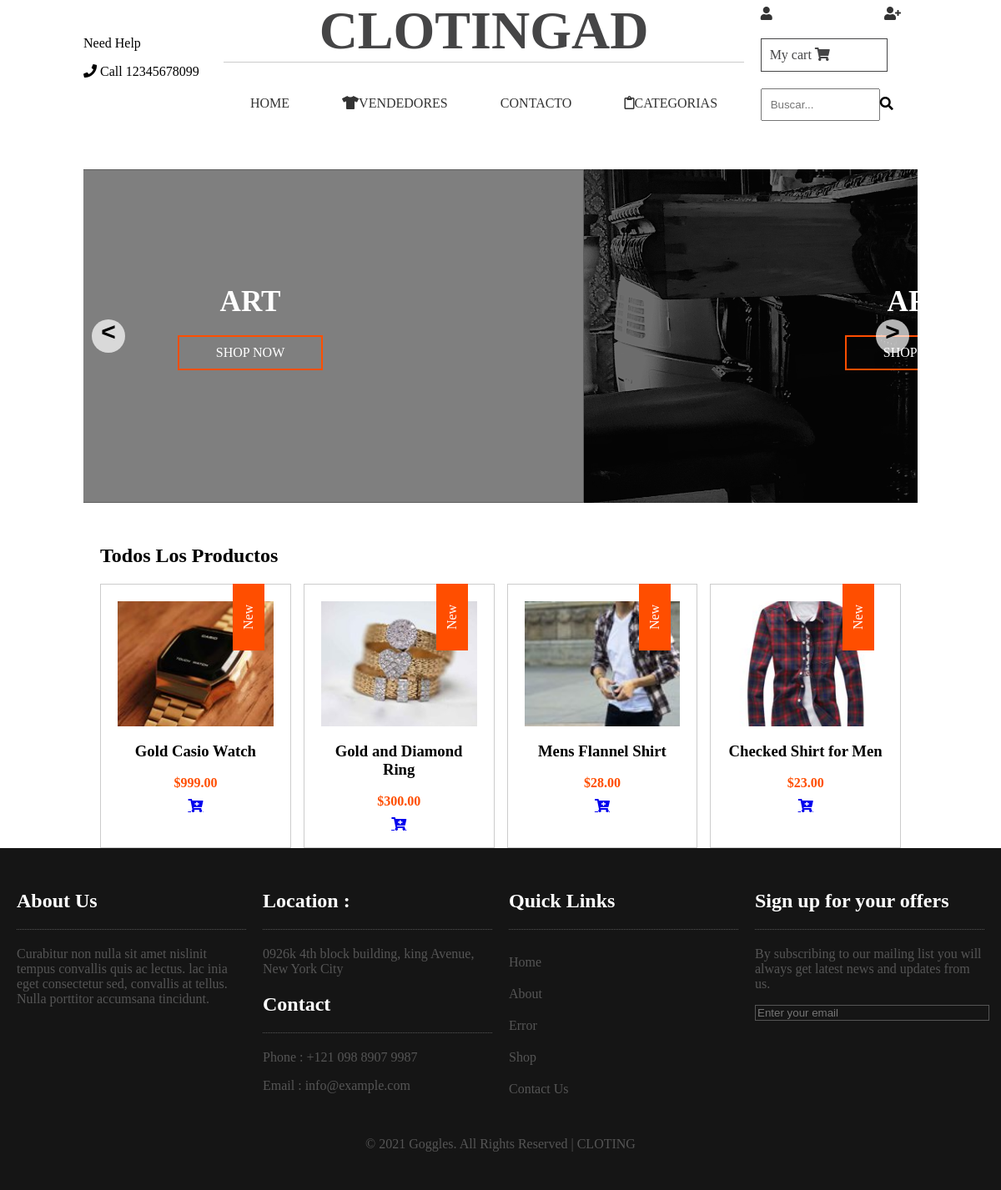
The page / on the database its author committed.
### product/models.py (models this page shows, shortened)
class Product(models.Model):
    category = models.ForeignKey(Category, related_name='products', on_delete=models.CASCADE)
    vendor = models.ForeignKey(Vendor, related_name="products", on_delete=models.CASCADE)
    title = models.CharField(max_length=50)
    slug = models.SlugField(max_length=55)
    description = models.TextField(blank=True, null=True)
    price = models.DecimalField(max_digits=6, decimal_places=2)
    added_date = models.DateTimeField(auto_now_add=True)
    image = models.ImageField(upload_to='uploads/', blank=True, null=True)
    thumbnail = models.ImageField(upload_to='uploads/', blank=True, null=True) # Change uploads to thumbnails
    class Meta:
        ordering = ['-added_date']
    def get_thumbnail(self):
        if self.thumbnail:
            return self.thumbnail.url

### core/views.py (the view)
# urls.py: path('', views.frontpage, name="home"),
def frontpage(request):
    newest_products = Product.objects.all()[0:8]
    context = {
        'newest_products': newest_products,
    }
    return render(request, 'core/frontpage.html', context)

### cart/cart.py (called while the page is built)
    def __len__(self):
        return sum(item['quantity'] for item in self.cart.values())

### cart/context_processors.py (called while the page is built)
def cart(request):
    return {'cart': Cart(request)}

### product/context_processors.py (called while the page is built)
def menu_categories(request):
    categories = Category.objects.all()
    return {'categories': categories}

### templates/core/frontpage.html (shortened to what this page needs)
{% extends 'core/base.html' %}
{% block content %}
{% load static %}
<div class="container-slider">
        <div class="slider" id="slider">
            <div class="slider__section">
                <img src="{% static 'img/1.jpg '%}" alt="" class="slider__img">
                <div class="slider__content">
                    <h2 class="slider__title">ART</h2>
                    <a href="{% url 'core:home' %}" class="btn-shop">SHOP NOW</a>
                </div>
            </div>
                <div class="slider__section">
                <img src="{% static 'img/2.jpg'%}" alt="" class="slider__img">
                <div class="slider__content">
                    <h2 class="slider__title">ART</h2>
                    <a href="{% url 'core:home' %}" class="btn-shop">SHOP NOW</a>
                </div>
                </div>
        </div>
    <div class="slider__btn slider__btn--right" id="btn-right">&#62</div>
    <div class="slider__btn slider__btn--left" id="btn-left">&#60</div>
</div>
    <main class="main">
        <h2 class="main-title">Todos Los Productos</h2>
        <section class="container-products">
        {% for product in newest_products %}
            {% include 'product/parts/list_item.html' %}
        {% endfor %}
        </section>
    </main>
{% endblock content %}

### templates/product/parts/list_item.html
<div class="product">
              <img src="{{ product.get_thumbnail }}" alt="{{product.title}}" class="product__img">
              <div class="product__description">
                <h3 class="product__title">{{product.title}}</h3>
                <span class="product__price">${{product.price}}</span>
              </div>
              <a href="{% url 'product:product' product.category.slug product.slug %}"><i class="product__icon fas fa-cart-plus"></i></a>
</div>

### core/static/css/main.css (style rules this page uses)
body { margin: 0; font-family: "Inconsolata"; }
img { display: block; width: 100%; }
.main { padding: 0 20px; }
.container-slider { margin: 50px 0; position: relative; overflow: hidden; }
.slider { display: flex; width: 400%; height: 300px; margin-left: -100%; position: relative; }
.slider:before { content: ""; position: absolute; z-index: 1; top: 0; left: 0; width: 100%; background: rgba(0,0,0,0.5); height: 100%; }
.slider__section { width: 100%; position: relative; }
.slider__img { display: block; width: 100%; height: 100%; object-fit: cover; }
.slider__btn { position: absolute; width: 40px; height: 40px; background: rgba(255, 255, 255, 0.7); top: 50%; transform: translateY(-50%); font-size: 30px; font-weight: bold; font-family: monospace; text-align: center; border-radius: 50%; cursor: pointer; z-index: 999; }
.slider__btn--left { left: 10px; }
.slider__btn--right { right: 10px; }
.slider__content { position: absolute; top: 50%; left: 50%; color: white; transform: translate(-50%, -50%); width: 60%; text-align: center; z-index: 999; }
.slider__title { font-size: 2.2em; margin: 0; }
.btn-shop { display: block; border: 2px solid #FF4E00; color: white; padding: 10px; text-align: center; text-decoration: none; width: 150px; margin: 20px auto; transition: all 0.5s; }
.container-products { display: grid; grid-template-columns: repeat(2, 1fr); grid-gap: 15px; }
.product { border: 1px solid #ccc; padding: 20px; text-align: center; position: relative; }
.product:before { content: "New"; background: #FF4E00; padding: 10px; width: 60px; position: absolute; top: 20px; right: 10px; transform: rotate(-90deg); color: white; }
.product__img { width: 100%; height: 120px; object-fit: cover; }
.product__title { text-align: center; }
.product__price { color: #FF4E00; font-weight: bold; }
.product__icon { display: block; margin-top: 10px; }
@media screen and (min-width:768px) { .slider { height: 400px; } }
@media screen and (min-width:1024px) { .container-products { grid-template-columns: repeat(4, 1fr); grid-gap: 15px; } }
@media screen and (min-width:1024px) { .product__img { height: 150px; } }

### rows shown on the page
Product: get_thumbnail (picture), title "Gold Casio Watch", price "999.00"
Product: get_thumbnail (picture), title "Gold and Diamond Ring", price "300.00"
Product: get_thumbnail (picture), title "Mens Flannel Shirt", price "28.00"
Product: get_thumbnail (picture), title "Checked Shirt for Men", price "23.00"
